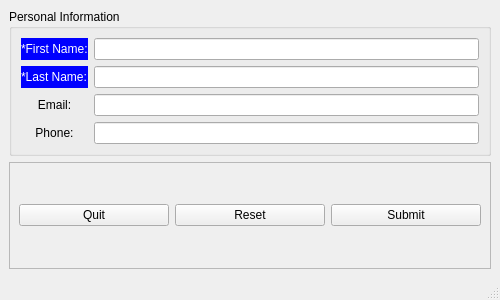
<?xml version="1.0" encoding="UTF-8"?>
<ui version="4.0">
 <class>root</class>
 <widget class="QMainWindow" name="root">
  <property name="geometry">
   <rect>
    <x>0</x>
    <y>0</y>
    <width>500</width>
    <height>300</height>
   </rect>
  </property>
  <property name="windowTitle">
   <string>Form</string>
  </property>
  <widget class="QWidget" name="centralwidget">
   <layout class="QVBoxLayout" name="verticalLayout">
    <item>
     <widget class="QGroupBox" name="lblFrPerson">
      <property name="title">
       <string>Personal Information</string>
      </property>
      <layout class="QGridLayout" name="gridLayout">
       <item row="0" column="0">
        <widget class="QLabel" name="lblFirst">
         <property name="styleSheet">
          <string notr="true">background-color: blue; color:white;</string>
         </property>
         <property name="text">
          <string>*First Name:</string>
         </property>
        </widget>
       </item>
       <item row="3" column="0">
        <widget class="QLabel" name="lblEmail">
         <property name="text">
          <string>Email:</string>
         </property>
         <property name="alignment">
          <set>Qt::AlignmentFlag::AlignCenter</set>
         </property>
        </widget>
       </item>
       <item row="2" column="0">
        <widget class="QLabel" name="lblLast">
         <property name="styleSheet">
          <string notr="true">background-color: blue; color:white;</string>
         </property>
         <property name="text">
          <string>*Last Name:</string>
         </property>
        </widget>
       </item>
       <item row="4" column="0">
        <widget class="QLabel" name="lblPhone">
         <property name="text">
          <string>Phone:</string>
         </property>
         <property name="alignment">
          <set>Qt::AlignmentFlag::AlignCenter</set>
         </property>
        </widget>
       </item>
       <item row="0" column="1">
        <widget class="QLineEdit" name="entFirst">
         <property name="text">
          <string/>
         </property>
        </widget>
       </item>
       <item row="2" column="1">
        <widget class="QLineEdit" name="entLast">
         <property name="text">
          <string/>
         </property>
        </widget>
       </item>
       <item row="3" column="1">
        <widget class="QLineEdit" name="entEmail"/>
       </item>
       <item row="4" column="1">
        <widget class="QLineEdit" name="entPhone"/>
       </item>
      </layout>
     </widget>
    </item>
    <item>
     <widget class="QFrame" name="fraButtons">
      <property name="frameShape">
       <enum>QFrame::Shape::StyledPanel</enum>
      </property>
      <property name="frameShadow">
       <enum>QFrame::Shadow::Raised</enum>
      </property>
      <layout class="QHBoxLayout" name="horizontalLayout">
       <item>
        <widget class="QPushButton" name="btnQ">
         <property name="text">
          <string>Quit</string>
         </property>
        </widget>
       </item>
       <item>
        <widget class="QPushButton" name="btnR">
         <property name="text">
          <string>Reset</string>
         </property>
        </widget>
       </item>
       <item>
        <widget class="QPushButton" name="btnS">
         <property name="text">
          <string>Submit</string>
         </property>
        </widget>
       </item>
      </layout>
     </widget>
    </item>
   </layout>
  </widget>
  <widget class="QMenuBar" name="menubar">
   <property name="geometry">
    <rect>
     <x>0</x>
     <y>0</y>
     <width>500</width>
     <height>33</height>
    </rect>
   </property>
  </widget>
  <widget class="QStatusBar" name="statusbar"/>
 </widget>
 <resources/>
 <connections/>
</ui>
